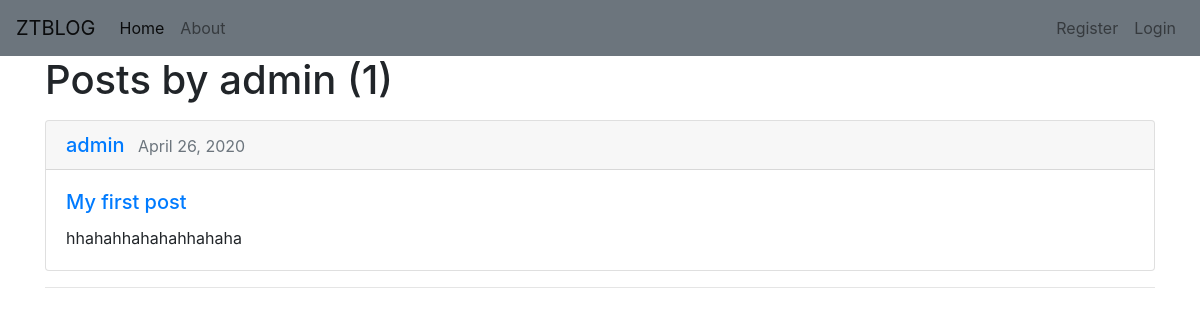
Screenshot of /user/admin with the database file from the repository.
### mysite/models.py (models this page shows, shortened)
class Post(models.Model):
    title = models.CharField(max_length=255)
    content = models.TextField()
    date = models.DateTimeField(default=timezone.now)
    author = models.ForeignKey(User, on_delete=models.CASCADE)

### mysite/views.py (the view)
# urls.py: path('user/<str:username>', UserPostListView.as_view(), name='user-posts'),
class UserPostListView(ListView):
    model = Post
    template_name = 'user_posts.html'
    context_object_name = 'posts'
    paginate_by = 5
    def get_queryset(self):
        user = get_object_or_404(User, username=self.kwargs.get('username'))
        return Post.objects.filter(author=user).order_by('-date')

### mysite/templates/user_posts.html (shortened to what this page needs)
{% extends 'base.html'%}
{% block content%}
<h1 class="mb-3"> Posts by {{view.kwargs.username}} ({{ page_obj.paginator.count }})</h1>
{% for post in posts%}
<div class="card">
  <h5 class="card-header"><a class="mr-2" href="{% url 'user-posts' post.author.username %}">{{ post.author }}</a>
  <small class="text-muted">{{ post.date|date:"F d, Y " }}</small></h5>
  <div class="card-body">
    <h5 class="card-title"><a class="article-title" href="{% url 'post-detail' post.id %}">{{ post.title }}</a></h5>
    <p class="card-text">{{ post.content }}</p>
  </div>
</div>
<hr>
{% endfor%}
{% endblock %}

### rows the page displays
Post: author "admin", date "April 26, 2020", title "My first post", content "hhahahhahahahhahaha"

### other values shown
{{ view.kwargs.username }} "admin"
{{ page_obj.paginator.count }} "1"
